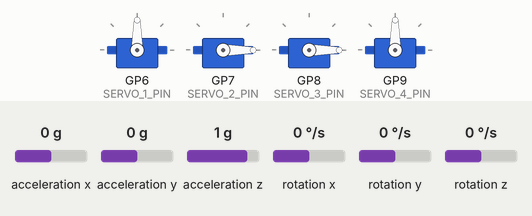
Simulated run of this sketch. Board: Raspberry Pi Pico. On the bench: 4 × servo. The test bench sets the inputs (shaded band); at power-on: acceleration z 1 g, acceleration y 0 g, rotation x 0 °/s, rotation y 0 °/s, acceleration x 0 g, rotation z 0 °/s. What the sketch prints to the serial monitor is not drawn.

Above: at 1.5 s.
1.6 s: acceleration z set to 1.4 g
4.6 s: acceleration y set to -1.4 g
At 5.5 s:
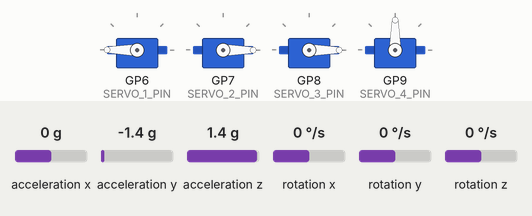
6.5 s: rotation x set to -7 °/s
9.5 s: rotation x set to -10 °/s
At 9.89 s:
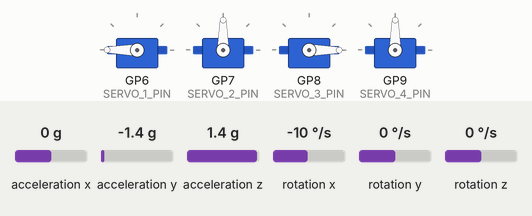
11.5 s: rotation y set to -46 °/s
14.5 s: rotation y set to -57 °/s
At 15.4 s:
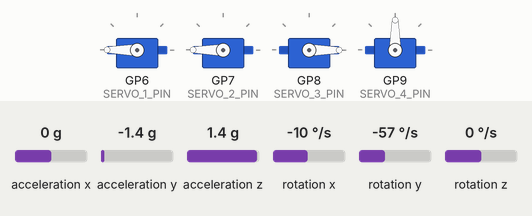
Timing chart, 0 to 44.4 s (numbered marks = the images above; inputs shaded):
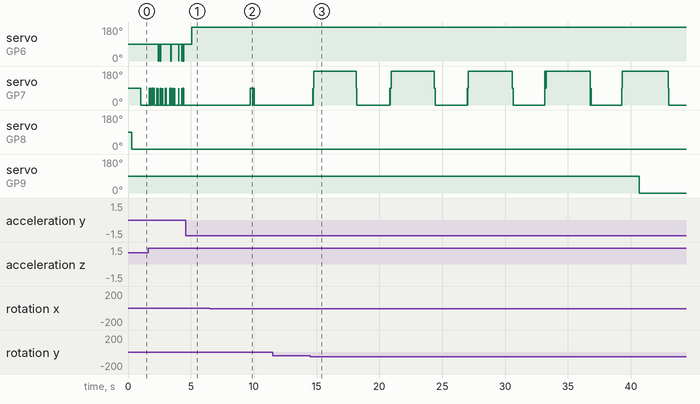

Measured:
- the behaviour switches between -8 and -9 °/s on rotation x (found by bisection; images 1 and 2)
- the behaviour switches between -50 and -51 °/s on rotation y (found by bisection; images 2 and 3)
- after the input at 4.6 s, servo on GP7 (SERVO_2_PIN): stops changing and stays 0°
- after the input at 6.5 s, every drawn part: stays the same
- after the input at 11.5 s, every drawn part: stays the same

The sketch:

FC.ino
```cpp
// Nano RP2040 Connect (Arduino Mbed core)
// Core 0 (USB): iBUS → PID → Servos
// Core 1 (IMU): runs IMU updates and writes to shared state

#include <Arduino.h>
#include <Wire.h>
#include <Servo.h>
#include "IMU6DOF.h"
#include "IBus.h"
#include "PID.h"

// ==== UART pin mapping per core ====
#if defined(ARDUINO_ARCH_RP2040)        // Earle Philhower core
  #define USE_PHILHOWER 1
#else
  #define USE_PHILHOWER 0               // Arduino Mbed core
#endif

#if USE_PHILHOWER
  static constexpr int UART_TX_PIN = D4;   // not used
  static constexpr int UART_RX_PIN = D5;   // iBUS signal wire
#else
  static constexpr int UART_TX_PIN = -1;
  static constexpr int UART_RX_PIN = -1;
#endif

#define NUM_CH     6
#define IBUS_BAUD  115200
#define PRINT_PERIOD_MS 100

// Servo Pins
#define SERVO_1_PIN  D6
#define SERVO_2_PIN  D7
#define SERVO_3_PIN  D8
#define SERVO_4_PIN  D9

// Servo endpoint
#define SERVO_MIN 1000
#define SERVO_MAX 2000

// Normalization Scales
#define ROLL_NORM  45  // deg
#define PITCH_NORM 45  // deg
#define YAW_NORM   10  // deg/s

// Failsafe values
const uint16_t FAILSAFE_DEFAULTS[NUM_CH] = {
  1500, // Roll → center
  1500, // Pitch → center
  SERVO_MIN, // Throttle → idle
  1500, // Yaw → center
  SERVO_MIN, // Aux1
  SERVO_MIN  // Aux2
};


// ======== Shared State & Seqlock ========
struct SharedState {
  volatile uint32_t seq;
  volatile uint32_t last_update_ms;

  float imu_roll, imu_pitch, imu_yaw;
  float imu_roll_rate, imu_pitch_rate, imu_yaw_rate;
};

struct DesiredState {
  float roll_angle;
  float pitch_angle;
  float yaw_rate;
};

struct ControlOutputs {
  float roll;
  float pitch;
  float yaw;
};

SharedState g_state;
static uint32_t last_iBus_ms = 0;

// seqlock helpers
static inline void seqlock_write_begin(volatile uint32_t &seq) {
  seq++;
  __atomic_thread_fence(__ATOMIC_ACQ_REL);
}
static inline void seqlock_write_end(volatile uint32_t &seq) {
  __atomic_thread_fence(__ATOMIC_ACQ_REL);
  seq++;
}

template<typename T>
bool seqlock_read_consistent(const T &src, T &dst) {
  const volatile uint32_t *pseq = &src.seq;
  while (true) {
    uint32_t before = *pseq;
    if (before & 1u) continue;
    __atomic_thread_fence(__ATOMIC_ACQUIRE);
    memcpy(&dst, &src, sizeof(T));
    __atomic_thread_fence(__ATOMIC_ACQUIRE);
    uint32_t after = src.seq;
    if (before == after && !(after & 1u)) return true;
  }
}

// ======== Core 1 (IMU) ========
IMU6DOF imu;

void setup1() {
  Wire.begin();
  Wire.setClock(400000);
  while (!imu.init()) { delay(50); }
  imu.setLoopFrequency(500);
  memset((void*)&g_state, 0, sizeof(g_state));
}

// ======== Core 1 (IMU) ========
void loop1() {
  static uint32_t last_loop_us = micros();

  imu.update();

  seqlock_write_begin(g_state.seq);
  g_state.imu_roll       = imu.getRoll();
  g_state.imu_pitch      = imu.getPitch();
  g_state.imu_yaw        = imu.getYaw();
  g_state.imu_roll_rate  = imu.getRollRate();
  g_state.imu_pitch_rate = imu.getPitchRate();
  g_state.imu_yaw_rate   = imu.getYawRate();
  g_state.last_update_ms = millis();
  seqlock_write_end(g_state.seq);

  // maintain ~500 Hz loop timing
  const uint32_t target_period_us = 2000; // 2 ms = 500 Hz
  uint32_t now_us = micros();
  uint32_t elapsed = now_us - last_loop_us;
  if (elapsed < target_period_us) {
    delayMicroseconds(target_period_us - elapsed);
  }
  last_loop_us = micros();
}


// ======== Core 0 (USB + iBUS + PID + Servos) ========
IBusDecoder ibus(Serial1);
DesiredState desired;
ControlOutputs control;

// Servos
Servo servo1, servo2, servo3, servo4;

// PID controllers
PID pidRoll(0.8f, 0.4f, 0.02f);
PID pidPitch(0.8f, 0.4f, 0.02f);
PID pidYaw(0.8f, 0.4f, 0.02f);

template <typename T1, typename T2>
float fmap(T1 x, T2 in_min, T2 in_max, float out_min, float out_max) {
  return (float)(x - in_min) * (out_max - out_min) / (float)(in_max - in_min) + out_min;
}

void normalizeDesiredState(uint16_t *iBusData, DesiredState &st) {
  st.roll_angle  = fmap(iBusData[0], 1000, 2000, -ROLL_NORM, ROLL_NORM);
  st.pitch_angle = fmap(iBusData[1], 1000, 2000, -PITCH_NORM, PITCH_NORM);
  st.yaw_rate    = fmap(iBusData[3], 1000, 2000, -YAW_NORM, YAW_NORM);
}

void calculateOutputs(const DesiredState &desired, ControlOutputs &out,
                      float roll_angle, float pitch_angle,
                      float yaw_rate, float dt) {
  out.roll  = pidRoll.compute(desired.roll_angle,  roll_angle,  dt);
  out.pitch = pidPitch.compute(desired.pitch_angle, pitch_angle, dt);
  out.yaw   = pidYaw.compute(desired.yaw_rate, yaw_rate, dt);
}

void writeCommands(const ControlOutputs &out, uint16_t throttleRaw) {
  // Simple fixed-wing mixer
  int ail = constrain(map(out.roll,  -1.0f, 1.0f, SERVO_MIN, SERVO_MAX), SERVO_MIN, SERVO_MAX);
  int ele = constrain(map(out.pitch, -1.0f, 1.0f, SERVO_MIN, SERVO_MAX), SERVO_MIN, SERVO_MAX);
  int rud = constrain(map(out.yaw,   -1.0f, 1.0f, SERVO_MIN, SERVO_MAX), SERVO_MIN, SERVO_MAX);
  int thr = constrain(throttleRaw, SERVO_MIN, SERVO_MAX);

  servo1.writeMicroseconds(ail); // aileron
  servo2.writeMicroseconds(ele); // elevator
  servo3.writeMicroseconds(thr); // throttle
  servo4.writeMicroseconds(rud); // rudder
}

void applyFailsafe(uint16_t *channels, bool got_frame) {
  if (got_frame) {
    last_iBus_ms = millis();  // refresh on valid frame
    return;
  }

  // If no valid frame for >100 ms → apply failsafe defaults
  if (millis() - last_iBus_ms > 100) {
    for (int i = 0; i < NUM_CH; i++) {
      channels[i] = FAILSAFE_DEFAULTS[i];
    }
  }
}


void sendTelemetryFrame(const uint16_t *channels,
                        const SharedState &snap,
                        const ControlOutputs &control,
                        uint32_t bad, uint32_t lost) {
  const uint8_t START_BYTE = 0xAA;

  // Prepare buffer
  uint8_t buf[128];
  int idx = 0;

  buf[idx++] = START_BYTE;  // start
  buf[idx++] = 0;           // placeholder for length

  auto put16 = [&](uint16_t v) {
    buf[idx++] = v & 0xFF;
    buf[idx++] = (v >> 8) & 0xFF;
  };

  auto put32f = [&](float f) {
    uint8_t *p = (uint8_t*)&f;
    for (int i = 0; i < 4; i++) buf[idx++] = p[i];
  };

  // Channels
  for (int i = 0; i < NUM_CH; i++) put16(channels[i]);

  // IMU
  put32f(snap.imu_roll);
  put32f(snap.imu_pitch);
  put32f(snap.imu_yaw);

  // Rates
  put32f(snap.imu_roll_rate);
  put32f(snap.imu_pitch_rate);
  put32f(snap.imu_yaw_rate);

  // PID outputs
  put32f(control.roll);
  put32f(control.pitch);
  put32f(control.yaw);

  // Bad/lost
  put16((uint16_t)bad);
  put16((uint16_t)lost);

  // Fill length
  buf[1] = idx - 2; // exclude start + length field

  // Compute checksum (XOR of payload only)
  uint8_t checksum = 0;
  for (int i = 2; i < idx; i++) {
    checksum ^= buf[i];
  }
  buf[idx++] = checksum;

  // Send frame
  Serial.write(buf, idx);
}

void printTelemetry(const uint16_t *channels,
                    const SharedState &snap,
                    const ControlOutputs &control,
                    uint32_t bad,
                    uint32_t lost) {
  Serial.print("CH: ");
  for (int i = 0; i < NUM_CH; i++) {
    Serial.print(channels[i]);
    if (i < NUM_CH - 1) Serial.print(' ');
  }

  Serial.print(" | R: ");
  Serial.print(snap.imu_roll, 2);
  Serial.print(" P: ");
  Serial.print(snap.imu_pitch, 2);
  Serial.print(" Y: ");
  Serial.print(snap.imu_yaw, 2);

  Serial.print(" | Rates R: ");
  Serial.print(snap.imu_roll_rate, 2);
  Serial.print(" P: ");
  Serial.print(snap.imu_pitch_rate, 2);
  Serial.print(" Y: ");
  Serial.print(snap.imu_yaw_rate, 2);

  Serial.print(" | RollOut: ");
  Serial.print(control.roll, 2);
  Serial.print(" PitchOut: ");
  Serial.print(control.pitch, 2);
  Serial.print(" YawOut: ");
  Serial.print(control.yaw, 2);

  Serial.print(" | bad: ");
  Serial.print(bad);
  Serial.print(" | lost: ");
  Serial.println(lost);
}

void setup() {
  Serial.begin(115200);
  delay(300);
  Serial.println("Core0: iBUS + IMU + PID");

#if USE_PHILHOWER
  Serial1.setRX(UART_RX_PIN);
  Serial1.setTX(UART_TX_PIN);
#endif
  Serial1.setTimeout(0);
  ibus.begin(IBUS_BAUD);

  servo1.attach(SERVO_1_PIN, SERVO_MIN, SERVO_MAX);
  servo2.attach(SERVO_2_PIN, SERVO_MIN, SERVO_MAX);
  servo3.attach(SERVO_3_PIN, SERVO_MIN, SERVO_MAX);
  servo4.attach(SERVO_4_PIN, SERVO_MIN, SERVO_MAX);
}

void loop() {
  static uint32_t last_print = 0;
  static uint32_t bad = 0, lost = 0;
  static uint32_t last_time = millis();

  uint16_t channels[NUM_CH];
  SharedState snap;

  bool got_frame = ibus.poll(channels, bad, lost);
  applyFailsafe(channels, got_frame);

  if (!seqlock_read_consistent(g_state, snap)) return;

  uint32_t now = millis();
  float dt = (now - last_time) / 1000.0f;
  last_time = now;

  // Normalize desired state
  normalizeDesiredState(channels, desired);

  // PID outputs
  calculateOutputs(desired, control,
                   snap.imu_roll,
                   snap.imu_pitch,
                   snap.imu_yaw_rate,   // 🔹 use gyro Z
                   dt);

  // Mix + write to servos
  writeCommands(control, channels[2]);

  // Telementry print
  if (now - last_print >= PRINT_PERIOD_MS || got_frame) {
    last_print = now;
    sendTelemetryFrame(channels, snap, control, bad, lost);
    //printTelemetry(channels, snap, control, bad, lost); // Used for serial based debug
  }
}
```

IBus.cpp
```cpp
#include "IBus.h"

IBusDecoder::IBusDecoder(HardwareSerial &uart, uint8_t num_ch)
: _uart(uart), _num_ch(num_ch > IBUS_MAX_CHANNELS ? IBUS_MAX_CHANNELS : num_ch) {
    reset();
}

void IBusDecoder::begin(uint32_t baud) {
    _uart.begin(baud);
}

bool IBusDecoder::poll(uint16_t *out_ch, uint32_t &bad_checksum, uint32_t &lost_sync) {
    while (_uart.available()) {
        uint8_t b = _uart.read();
        switch (_state) {
            case 0: // expect 0x20 (length)
                if (b == 0x20) { _sum = b; _idx = 0; _state = 1; }
                else { lost_sync++; reset(); }
                break;

            case 1: // expect 0x40 (type)
                if (b == 0x40) { _sum += b; _state = 2; }
                else { lost_sync++; reset(); }
                break;

            case 2: // payload
                _buf[_idx++] = b; _sum += b;
                if (_idx >= 28) { _state = 3; }
                break;

            case 3: // checksum LSB
                _chkL = b; _state = 4;
                break;

            case 4: { // checksum MSB
                uint16_t chk_calc = (uint16_t)(0xFFFF - (_sum & 0xFFFF));
                uint16_t chk_recv = (uint16_t)_chkL | ((uint16_t)b << 8);
                if (chk_calc == chk_recv) {
                    for (int i = 0; i < _num_ch; ++i) {
                        int o = i * 2;
                        out_ch[i] = (uint16_t)_buf[o] | ((uint16_t)_buf[o + 1] << 8);
                    }
                    reset();
                    return true;
                } else {
                    bad_checksum++;
                    reset();
                }
            } break;
        }
    }
    return false;
}

void IBusDecoder::reset() {
    _state = 0;
    _idx = 0;
    _sum = 0;
    _chkL = 0;
}
```

IBus.h
```cpp
#pragma once
#include <Arduino.h>

#define IBUS_BAUD 115200
#define IBUS_MAX_CHANNELS 14

class IBusDecoder {
public:
    explicit IBusDecoder(HardwareSerial &uart, uint8_t num_ch = 6);

    void begin(uint32_t baud = IBUS_BAUD);

    // Returns true if a valid frame was decoded into out_ch
    bool poll(uint16_t *out_ch, uint32_t &bad_checksum, uint32_t &lost_sync);

    // Reset state machine
    void reset();

private:
    HardwareSerial &_uart;
    uint8_t  _num_ch;

    uint8_t  _state = 0;
    uint8_t  _buf[28];
    uint8_t  _idx = 0;
    uint32_t _sum = 0;
    uint8_t  _chkL = 0;
};
```

IMU6DOF.cpp
```cpp
#include "IMU6DOF.h"
#include <Arduino.h>
#include <math.h>
#include <Wire.h>

#define TIMEOUT_US 50000  // was 10000; give sensor time after power-up

IMU6DOF::IMU6DOF()
  : AccErrorX(-0.03f), AccErrorY(-0.01f), AccErrorZ(0.01f),
    GyroErrorX(0.11f), GyroErrorY(0.27f), GyroErrorZ(-0.06f),
    AccX(0), AccY(0), AccZ(0), AccX_prev(0), AccY_prev(0), AccZ_prev(0),
    GyroX(0), GyroY(0), GyroZ(0), GyroX_prev(0), GyroY_prev(0), GyroZ_prev(0),
    q0(1), q1(0), q2(0), q3(0),
    roll(0), pitch(0), yaw(0),
    now_us(0), last_us(0), dt_fc(0), target_freq(500) {}

bool IMU6DOF::init() {
  if (!IMU.begin()) {
    return false;
  }
  calibrateAttitude();
  return true;
}


void IMU6DOF::calibrateAttitude() {
  // Warm up with *valid* samples only
  const int warmup = 1000;
  int got = 0;
  uint32_t t0 = micros();
  while (got < warmup && (micros() - t0) < 1000000UL) { // up to 1s
    if (getIMUdata()) {
      Madgwick6DOF(GyroX, GyroY, GyroZ, AccX, AccY, AccZ, 0.002f);
      ++got;
    } else {
      delayMicroseconds(200);
    }
  }
}

void IMU6DOF::setLoopFrequency(int freq) {
  target_freq = freq;
}

void IMU6DOF::update() {
  last_us = now_us;
  now_us = micros();
  dt_fc = (now_us > last_us) ? (now_us - last_us) / 1e6f : 0.002f;
  // Clamp dt to sane range to protect filter after stalls
  if (dt_fc < 0.0005f) dt_fc = 0.0005f;
  if (dt_fc > 0.02f)   dt_fc = 0.02f;

  // Only update filter when we actually read new data
  if (getIMUdata()) {
    Madgwick6DOF(GyroX, GyroY, GyroZ, AccX, AccY, AccZ, dt_fc);
  }

  if (target_freq > 0) {
    const uint32_t target_us = (uint32_t)(1000000.0f / target_freq);
    while ((micros() - now_us) < target_us) {
      tight_loop_contents(); // don’t hard spin
    }
  }
}

bool IMU6DOF::getIMUdata() {
  const uint32_t start = micros();
  while ((!IMU.accelerationAvailable() || !IMU.gyroscopeAvailable()) &&
         (micros() - start) < TIMEOUT_US) {
    delayMicroseconds(100);
  }

  if (!IMU.accelerationAvailable() || !IMU.gyroscopeAvailable()) {
    return false; // no fresh sample this tick
  }

  float ax, ay, az, gx, gy, gz;
  IMU.readAcceleration(ax, ay, az);
  IMU.readGyroscope(gx, gy, gz);

  // Simple IIR smoothing + bias remove
  GyroX = (1 - B_gyro) * GyroX_prev + B_gyro * (gx - GyroErrorX);
  GyroY = (1 - B_gyro) * GyroY_prev + B_gyro * (gy - GyroErrorY);
  GyroZ = (1 - B_gyro) * GyroZ_prev + B_gyro * (gz - GyroErrorZ);
  GyroX_prev = GyroX; GyroY_prev = GyroY; GyroZ_prev = GyroZ;

  AccX = (1 - B_accel) * AccX_prev + B_accel * (ax - AccErrorX);
  AccY = (1 - B_accel) * AccY_prev + B_accel * (ay - AccErrorY);
  AccZ = (1 - B_accel) * AccZ_prev + B_accel * (az - AccErrorZ);
  AccX_prev = AccX; AccY_prev = AccY; AccZ_prev = AccZ;

  return true;
}

void IMU6DOF::Madgwick6DOF(float gx, float gy, float gz,
                           float ax, float ay, float az, float dt) {
  gx *= DEG_TO_RAD; gy *= DEG_TO_RAD; gz *= DEG_TO_RAD;

  // Protect against zero accel vector (e.g., no data)
  float anorm = ax*ax + ay*ay + az*az;
  if (anorm < 1e-12f) return;
  float recipNorm = invSqrt(anorm);
  ax *= recipNorm; ay *= recipNorm; az *= recipNorm;

  float qDot1 = 0.5f * (-q1*gx - q2*gy - q3*gz);
  float qDot2 = 0.5f * ( q0*gx + q2*gz - q3*gy);
  float qDot3 = 0.5f * ( q0*gy - q1*gz + q3*gx);
  float qDot4 = 0.5f * ( q0*gz + q1*gy - q2*gx);

  float _2q0 = 2.0f * q0, _2q1 = 2.0f * q1, _2q2 = 2.0f * q2, _2q3 = 2.0f * q3;
  float _4q0 = 4.0f * q0, _4q1 = 4.0f * q1, _4q2 = 4.0f * q2;
  float _8q1 = 8.0f * q1, _8q2 = 8.0f * q2;
  float q0q0 = q0 * q0, q1q1 = q1 * q1, q2q2 = q2 * q2, q3q3 = q3 * q3;

  float s0 = _4q0*q2q2 + _2q2*ax + _4q0*q1q1 - _2q1*ay;
  float s1 = _4q1*q3q3 - _2q3*ax + 4.0f*q0q0*q1 - _2q0*ay - _4q1 + _8q1*q1q1 + _8q1*q2q2 + _4q1*az;
  float s2 = 4.0f*q0q0*q2 + _2q0*ax + _4q2*q3q3 - _2q3*ay - _4q2 + _8q2*q1q1 + _8q2*q2q2 + _4q2*az;
  float s3 = 4.0f*q1q1*q3 - _2q1*ax + 4.0f*q2q2*q3 - _2q2*ay;
  float sn = s0*s0 + s1*s1 + s2*s2 + s3*s3;
  if (sn > 1e-20f) {
    float rs = invSqrt(sn);
    s0 *= rs; s1 *= rs; s2 *= rs; s3 *= rs;
    qDot1 -= B_madgwick * s0;
    qDot2 -= B_madgwick * s1;
    qDot3 -= B_madgwick * s2;
    qDot4 -= B_madgwick * s3;
  }

  q0 += qDot1 * dt;
  q1 += qDot2 * dt;
  q2 += qDot3 * dt;
  q3 += qDot4 * dt;

  float qn = q0*q0 + q1*q1 + q2*q2 + q3*q3;
  if (qn > 0.0f) {
    float rqn = invSqrt(qn);
    q0 *= rqn; q1 *= rqn; q2 *= rqn; q3 *= rqn;
  }

  roll  = atan2f(q0*q1 + q2*q3, 0.5f - q1q1 - q2q2) * RAD_TO_DEG;
  pitch = -asinf(constrain(-2.0f * (q1*q3 - q0*q2), -0.999999f, 0.999999f)) * RAD_TO_DEG;
  yaw   = -atan2f(q1*q2 + q0*q3, 0.5f - q2q2 - q3q3) * RAD_TO_DEG;
}

inline float IMU6DOF::invSqrt(float x) { return 1.0f / sqrtf(x); }

float IMU6DOF::getRoll()  { return roll; }
float IMU6DOF::getPitch() { return pitch; }
float IMU6DOF::getYaw()   { return yaw; }

float IMU6DOF::getRollRate() {
  return GyroX;
}

float IMU6DOF::getPitchRate() {
  return GyroY;
}

float IMU6DOF::getYawRate() {
  return GyroZ;
}
```

IMU6DOF.h
```cpp
// IMU6DOF.h
#ifndef IMU6DOF_H
#define IMU6DOF_H

#include <Arduino_LSM6DSOX.h>

class IMU6DOF {
  public:
    // Constructor
    IMU6DOF();

    // Initialization and calibration
    bool init();
    void calculateIMUError();
    void calibrateAttitude();

    // Main interface
    void update(); // fetch data and update quaternion/angles
    void setLoopFrequency(int freq);

    // Attitude access
    float getRoll();
    float getPitch();
    float getYaw();

    float getRollRate();   // GyroX
    float getPitchRate();  // GyroY
    float getYawRate();    // GyroZ

  private:
    // Filter constants
    float B_madgwick = 0.04f;
    float B_accel    = 0.14f;
    float B_gyro     = 0.10f;

    // Calibration errors
    volatile float AccErrorX = -0.03;
    volatile float AccErrorY = -0.01;
    volatile float AccErrorZ = 0.01;
    volatile float GyroErrorX = 0.11;
    volatile float GyroErrorY = 0.27;
    volatile float GyroErrorZ = -0.06;

    // Sensor values
    volatile float AccX, AccY, AccZ, AccX_prev, AccY_prev, AccZ_prev;
    volatile float GyroX, GyroY, GyroZ, GyroX_prev, GyroY_prev, GyroZ_prev;

    // Quaternion and Euler
    volatile float q0, q1, q2, q3;
    volatile float roll, pitch, yaw;

    // Timing
    unsigned long now_us, last_us;
    volatile float dt_fc;
    int target_freq;

    bool getIMUdata();
    void Madgwick6DOF(float gx, float gy, float gz,
                      float ax, float ay, float az, float dt);
    inline float invSqrt(float x);
};

#endif
```

Source omitted: PID.cpp (3170 bytes), PID.h (1721 bytes)
